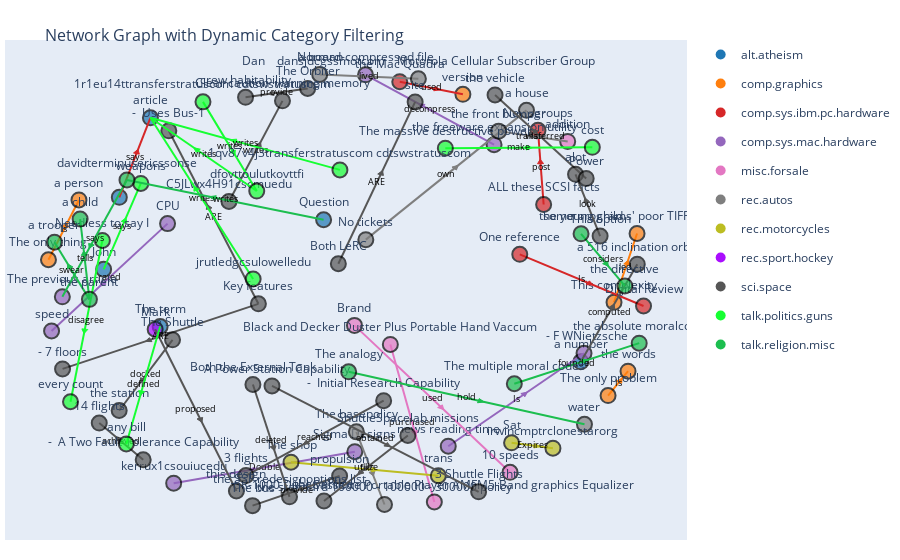

This figure's notebook cell:
### Code cell
model.show_graph(max_edges=50)
